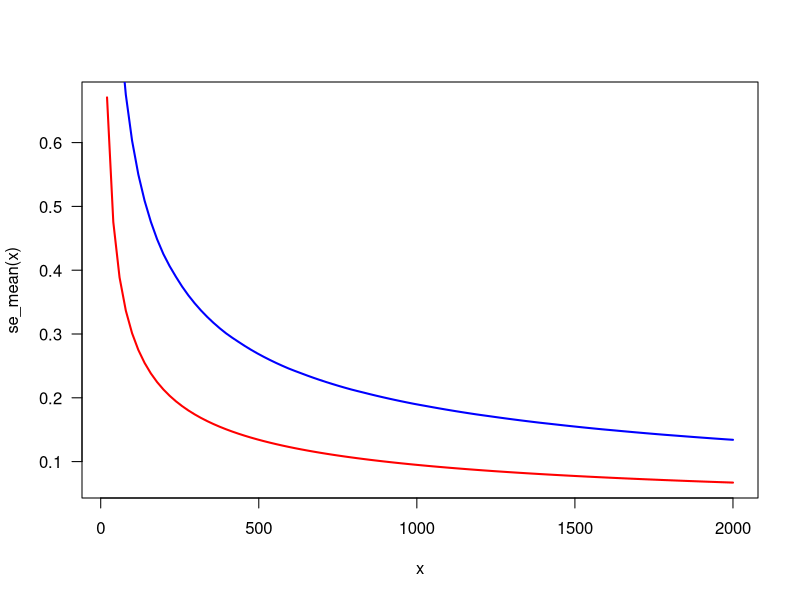

Source code (R): (Note: this script raises an error after producing the figure.)
#------------------------------#
## Variance and Power         ##
#------------------------------#

# variance estimation
se_mean <- function(x, sd = 3) {
    # assumes SRS, infinite sample
    sqrt((sd^2)/x)
}

se_mean_diff <- function(x, sd = 3) {
    # assumes SRS, infinite sample, equal sized groups
    s1 <- (sd^2)/floor(x/2)
    s2 <- (sd^2)/ceiling(x/2)
    sqrt(s1 + s2)
}

curve(se_mean, from = 20, to = 2000, col = "red", lwd = 2, las = 1)
curve(se_mean_diff, from = 20, to = 2000, add = TRUE, col = "blue", lwd = 2)

library("ggplot2")
ggplot(, aes(x = se_mean(2:5000), y = se_mean_diff(2:5000))) + 
    geom_line(col = "red") + 
    stat_function(fun = I) +
    xlim(0, 1) + ylim(0, 1)


var(replicate(5000, mean(rnorm(500)) - mean(rnorm(500)) ))
var(replicate(5000, mean(rnorm(1000)) ))

sd(replicate(5000, mean(rnorm(500)) - mean(rnorm(500)) ))
sd(replicate(5000, mean(rnorm(1000)) ))


# power
## large effect
power.t.test(, delta = 1, sd = 1, sig.level = 0.05, power = 0.8, type = "two.sample", alternative = "two.sided")

## varying effect sizes
lapply(seq(0.1, 1, by = 0.1), function(eff) {
    power.t.test(, delta = eff, sd = 1, sig.level = 0.05, power = 0.8, type = "two.sample", alternative = "two.sided")
})

## subgroup effect sizes -> need to estimate size of subgroup or use unequal selection probabilities

# Calculation of Cohen's d standardized mean-difference
cohensd <- function(x, y) {
    # x treatment group indicator vector
    # y outcome vector
    if (nlevels(factor(x)) != 2) {
        stop("Number of group levels not equal to 2.")
    }
    # calculate mean-difference
    dif <- diff(tapply(y, x, mean, na.rm = TRUE))
    # calculate sigma
    ngroups <- tapply(y, x, length)
    v <- tapply(y, x, var, na.rm = TRUE)
    sigma <- sqrt(sum((ngroups - 1L) * v, na.rm = TRUE)/(sum(ngroups, na.rm = TRUE) - 2L))
    # return
    return(unname(dif/sigma))
}
